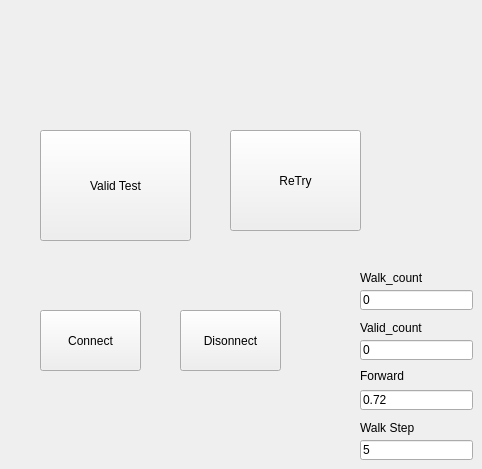
         <widget class="QWidget" name="tab_10">
          <attribute name="title">
           <string>Page</string>
          </attribute>
          <widget class="QPushButton" name="pushButton_valid_run">
           <property name="geometry">
            <rect>
             <x>40</x>
             <y>130</y>
             <width>151</width>
             <height>111</height>
            </rect>
           </property>
           <property name="text">
            <string>Valid Test</string>
           </property>
          </widget>
          <widget class="QPushButton" name="pushButton_valid_connect">
           <property name="geometry">
            <rect>
             <x>40</x>
             <y>310</y>
             <width>101</width>
             <height>61</height>
            </rect>
           </property>
           <property name="text">
            <string>Connect</string>
           </property>
          </widget>
          <widget class="QPushButton" name="pushButton_valid_disconnect">
           <property name="geometry">
            <rect>
             <x>180</x>
             <y>310</y>
             <width>101</width>
             <height>61</height>
            </rect>
           </property>
           <property name="text">
            <string>Disonnect</string>
           </property>
          </widget>
          <widget class="QPushButton" name="pushButton_valid_re">
           <property name="geometry">
            <rect>
             <x>230</x>
             <y>130</y>
             <width>131</width>
             <height>101</height>
            </rect>
           </property>
           <property name="text">
            <string>ReTry</string>
           </property>
          </widget>
          <widget class="QLineEdit" name="lineEdit_valid_walk_count">
           <property name="geometry">
            <rect>
             <x>360</x>
             <y>290</y>
             <width>113</width>
             <height>20</height>
            </rect>
           </property>
           <property name="text">
            <string>0</string>
           </property>
          </widget>
          <widget class="QLineEdit" name="lineEdit_valid_valid_count">
           <property name="geometry">
            <rect>
             <x>360</x>
             <y>340</y>
             <width>113</width>
             <height>20</height>
            </rect>
           </property>
           <property name="text">
            <string>0</string>
           </property>
          </widget>
          <widget class="QLabel" name="label_12">
           <property name="geometry">
            <rect>
             <x>360</x>
             <y>270</y>
             <width>71</width>
             <height>16</height>
            </rect>
           </property>
           <property name="text">
            <string>Walk_count</string>
           </property>
          </widget>
          <widget class="QLabel" name="label_13">
           <property name="geometry">
            <rect>
             <x>360</x>
             <y>320</y>
             <width>81</width>
             <height>16</height>
            </rect>
           </property>
           <property name="text">
            <string>Valid_count</string>
           </property>
          </widget>
          <widget class="QLineEdit" name="lineEdit_valid_dis">
           <property name="geometry">
            <rect>
             <x>360</x>
             <y>390</y>
             <width>113</width>
             <height>20</height>
            </rect>
           </property>
           <property name="text">
            <string>0.72</string>
           </property>
          </widget>
          <widget class="QLabel" name="label_15">
           <property name="geometry">
            <rect>
             <x>360</x>
             <y>370</y>
             <width>47</width>
             <height>12</height>
            </rect>
           </property>
           <property name="text">
            <string>Forward Dis</string>
           </property>
          </widget>
          <widget class="QLineEdit" name="lineEdit_valid_walk_step">
           <property name="geometry">
            <rect>
             <x>360</x>
             <y>440</y>
             <width>113</width>
             <height>20</height>
            </rect>
           </property>
           <property name="text">
            <string>5</string>
           </property>
          </widget>
          <widget class="QLabel" name="label_16">
           <property name="geometry">
            <rect>
             <x>360</x>
             <y>420</y>
             <width>71</width>
             <height>16</height>
            </rect>
           </property>
           <property name="text">
            <string>Walk Step</string>
           </property>
          </widget>
         </widget>
